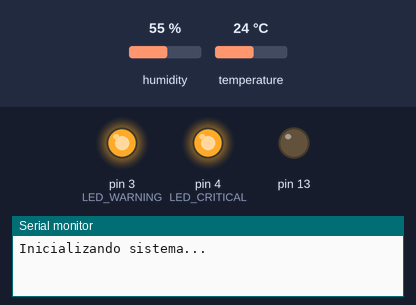
The sketch below on a simulated Arduino Uno, built with avr-gcc and run on an emulated ATmega328P. Shown: output pins drawn as LEDs (lit = HIGH), the last lines printed to the serial monitor. The inputs (shaded band) are chosen by the test bench; at power-on: humidity 55 %, temperature 24 °C.

Above: at 0.1 s.
At 1.1 s:
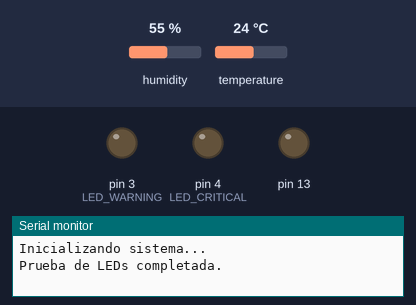
Timing chart, 0 to 2.6 s (numbered marks = the images above):
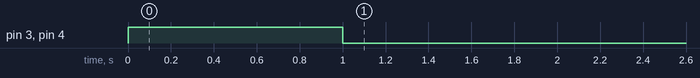

The sketch:

HomeEnviroHub.ino
```cpp
#include <DHT.h>
#include <ArduinoJson.h>

#define DHTPIN 2
#define DHTTYPE DHT11
#define LED_WARNING 3    // LED naranja (50-75°C)
#define LED_CRITICAL 4   // LED rojo (>100°C)

DHT dht(DHTPIN, DHTTYPE);

void setup() {
  Serial.begin(9600);
  dht.begin();

  pinMode(LED_WARNING, OUTPUT);
  pinMode(LED_CRITICAL, OUTPUT);

  // Prueba de encendido de LEDs al iniciar
  Serial.println("Inicializando sistema...");
  digitalWrite(LED_WARNING, HIGH);
  digitalWrite(LED_CRITICAL, HIGH);
  delay(1000); // Encendidos por 1 segundo
  digitalWrite(LED_WARNING, LOW);
  digitalWrite(LED_CRITICAL, LOW);
  Serial.println("Prueba de LEDs completada.");

  // Apagar LED 13 (LED "L")
  pinMode(13, OUTPUT);
  digitalWrite(13, LOW);
}

void loop() {
  delay(2000);

  float temp = dht.readTemperature();

  if (isnan(temp)) {
    Serial.println("{\"error\":\"Failed to read sensor\"}");
    return;
  }

  // Control de LEDs según temperatura
  if (temp > 100) {
    digitalWrite(LED_CRITICAL, HIGH);
    digitalWrite(LED_WARNING, HIGH);
  }
  else if (temp >= 50 && temp <= 75) {
    digitalWrite(LED_WARNING, HIGH);
    digitalWrite(LED_CRITICAL, LOW);
  }
  else {
    digitalWrite(LED_WARNING, LOW);
    digitalWrite(LED_CRITICAL, LOW);
  }

  // Enviar datos como JSON
  StaticJsonDocument<200> doc;
  doc["temperature"] = temp;
  doc["humidity"] = dht.readHumidity();
  doc["unit"] = "C";
  doc["status"] = (temp > 100) ? "CRITICAL" : (temp >= 50) ? "WARNING" : "NORMAL";

  serializeJson(doc, Serial);
  Serial.println();
}
```
